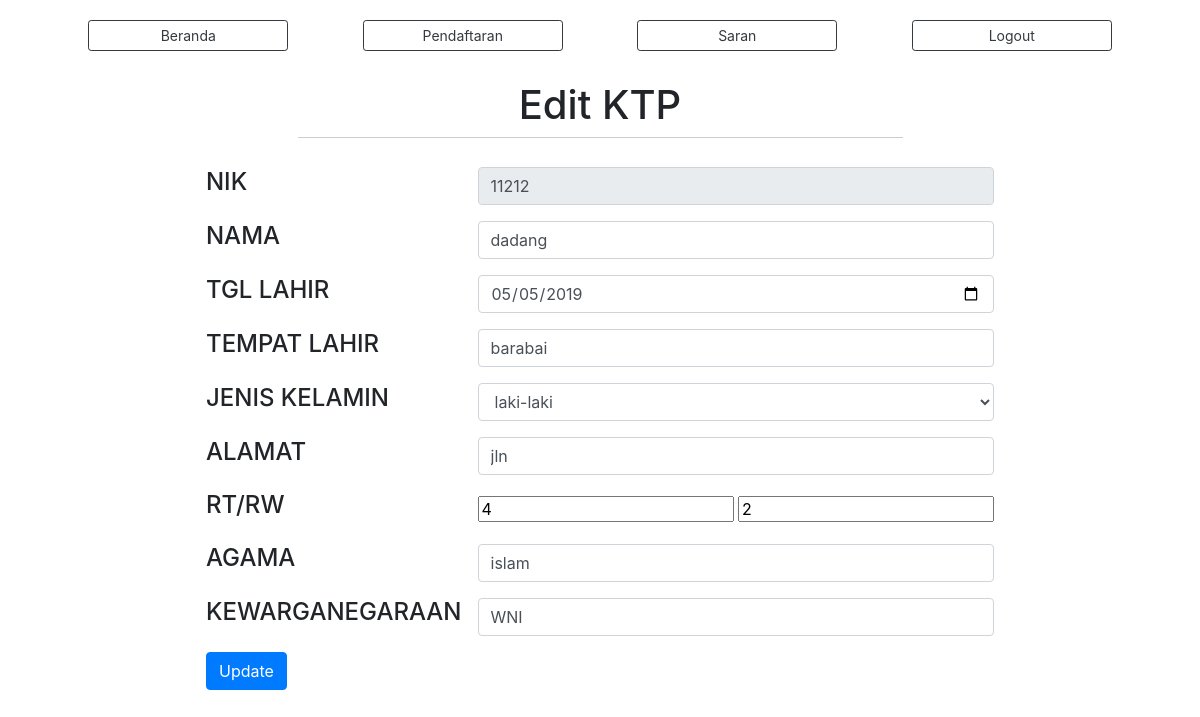
The page /?view=edit-ktp&nik=11212 (signed in) on the database its author committed.
### tables this page shows
CREATE TABLE `ktp` (
  `nik` int(20) NOT NULL,
  `nama` varchar(50) NOT NULL,
  `tanggal_lahir` date NOT NULL,
  `tempat_lahir` varchar(100) NOT NULL,
  `jekel` varchar(15) NOT NULL,
  `alamat` varchar(100) NOT NULL,
  `rt` varchar(5) NOT NULL,
  `rw` varchar(5) NOT NULL,
  `agama` varchar(10) NOT NULL,
  `kewarganegaraan` varchar(10) NOT NULL,
  `status_cetak` int(5) NOT NULL DEFAULT 0,
  `tanggal_permohonan` date NOT NULL
);

### models/admin.php (called while the page is built, shortened)
<?php
class Admin
{
  private $mysqli;
  function __construct($mysqli)
  {
    $this->mysqli = $mysqli;
  }
  public function editKTP($nik)
  {
    $db = $this->mysqli->conn;
    $sql = " SELECT * FROM ktp WHERE nik = '$nik' ";
    $query = $db->query($sql);
    return $query;
  }
}
?>

### view/ktp/edit-ktp.php (the view, shortened to what this page needs)
<?php
$nik = @$_GET['nik'];
$data = $objAdmin->editKTP($nik)->fetch_object();
 ?>
 <div class="header-hal">
     <h1>Edit KTP</h1>
     <hr>
 </div>
 <div class="container" id="" style="">
 	<form class="" id="" method="POST" action="">
 		<table align="center">
 				<tr>
 					<td> <h4>NIK</h4> </td>
 					<td> <input type="number" class="form-control" name="NIK" placeholder="Masukan NIK KTP" value="<?=$data->nik ?>" readonly> </td>
 				</tr>
 				<tr>
 					<td> <h4>NAMA</h4> </td>
 					<td> <input type="text" class="form-control" name="NAMA" placeholder="Masukan Nama Lengkap" value="<?=$data->nama ?>"> </td>
 				</tr>
 				<tr>
 					<td> <h4>TGL LAHIR</h4> </td>
 					<td> <input type="date" class="form-control" name="TGL_LAHIR" value="<?=$data->tanggal_lahir ?>"> </td>
 				</tr>
 				<tr>
 					<td> <h4>TEMPAT LAHIR</h4> </td>
 					<td> <input type="" class="form-control" name="TEMPAT_LAHIR" placeholder="Tempat Lahir" value="<?=$data->tempat_lahir ?>"> </td>
 				</tr>
 				<tr>
 					<td> <h4>JENIS KELAMIN</h4> </td>
 					<td>
 						<select name="JEKEL" class="form-control">
            <option value="<?=$data->jekel ?>"><?=$data->jekel ?></option>
 						</select>
 					</td>
 				</tr>
 				<tr>
 					<td> <h4>ALAMAT</h4> </td>
 					<td> <input type="text" class="form-control" name="ALAMAT" placeholder="Alamat" value="<?=$data->alamat ?>"> </td>
 				</tr>
 				<tr>
 					<td> <h4>RT/RW</h4> </td>
 					<td> <input type="" class="" name="RT" placeholder="RT" value="<?=$data->rt ?>"> <input type="" class="" name="RW" placeholder="RW" value="<?=$data->rw ?>"> </td>
 				</tr>
 				<tr>
 					<td> <h4>AGAMA</h4> </td>
 					<td> <input type="" class="form-control" name="AGAMA" placeholder="Agama" value="<?=$data->agama ?>"> </td>
 				</tr>
 				<tr>
 					<td> <h4>KEWARGANEGARAAN</h4> </td>
 					<td> <input type="" class="form-control" name="KEWARGANEGARAAN" placeholder="Kewarganegaraan" value="<?=$data->kewarganegaraan ?>"> </td>
 				</tr>
 				<tr>
 					<td> <input type="submit" class="btn btn-md btn-primary" name="update" value="Update"> </td>
 				</tr>
 		</table>
 	</form>
 </div>

### assets/css/home.css (style rules this page uses)
.header-hal { width: 100%; text-align: center; margin-top: 10px; }
hr { height: 1px; border-top: 1px solid #ccc; margin: auto; width: 50%; padding: 10px; }
.view-buku th, td { text-align: left; padding: 8px; }

### rows shown on the page
ktp: NIK "11212", NAMA "dadang", TGL_LAHIR "05/05/2019", TEMPAT_LAHIR "barabai", JEKEL "laki-laki", ALAMAT "jln", RT "4", RW "2", AGAMA "islam", KEWARGANEGARAAN "WNI"
